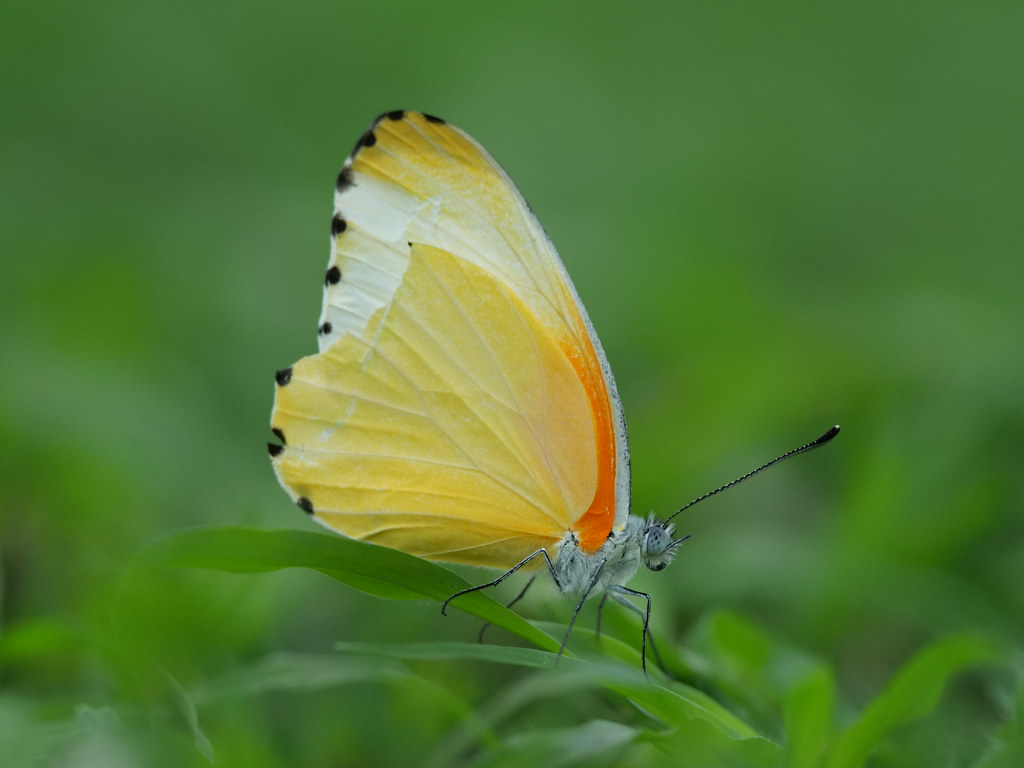
#> input picture src/butterfly.jpg, 1024 x 768 px
$ python ColorDetection.py
#> lines starting #> are read from the running program, lines starting #| are printed output that depends on the picture; after the words box and inside, x2 and y2 are one past the last pixel; in counts of white or black regions, pixels touching at a corner belong together
import cv2
import numpy as np


def empty(a):
    pass

def stackImages(scale, imgArray):
    rows = len(imgArray)
    cols = len(imgArray[0])
    rowsAvailable = isinstance(imgArray[0], list)
    width = imgArray[0][0].shape[1]
    height = imgArray[0][0].shape[0]
    if rowsAvailable:
        for x in range(0, rows):
            for y in range(0, cols):
                if imgArray[x][y].shape[:2] == imgArray[0][0].shape[:2]:
                    imgArray[x][y] = cv2.resize(imgArray[x][y], (0, 0), None, scale, scale)
                else:
                    imgArray[x][y] = cv2.resize(imgArray[x][y], (imgArray[0][0].shape[1], imgArray[0][0].shape[0]),
                                                None, scale, scale)
                if len(imgArray[x][y].shape) == 2: imgArray[x][y] = cv2.cvtColor(imgArray[x][y], cv2.COLOR_GRAY2BGR)
        imageBlank = np.zeros((height, width, 3), np.uint8)
        hor = [imageBlank] * rows
        hor_con = [imageBlank] * rows
        for x in range(0, rows):
            hor[x] = np.hstack(imgArray[x])
        ver = np.vstack(hor)
    else:
        for x in range(0, rows):
            if imgArray[x].shape[:2] == imgArray[0].shape[:2]:
                imgArray[x] = cv2.resize(imgArray[x], (0, 0), None, scale, scale)
            else:
                imgArray[x] = cv2.resize(imgArray[x], (imgArray[0].shape[1], imgArray[0].shape[0]), None, scale, scale)
            if len(imgArray[x].shape) == 2: imgArray[x] = cv2.cvtColor(imgArray[x], cv2.COLOR_GRAY2BGR)
        hor = np.hstack(imgArray)
        ver = hor
    return ver

path = 'src/butterfly.jpg'

# TrackBar
cv2.namedWindow('TrackBars')
cv2.resizeWindow('TrackBars', 400, 250)
cv2.createTrackbar('Hue Min', 'TrackBars', 0, 179, empty)  # opencv only provide 180
cv2.createTrackbar('Hue Max', 'TrackBars', 37, 179, empty)
cv2.createTrackbar('Sat Min', 'TrackBars', 118, 255, empty)
cv2.createTrackbar('Sat Max', 'TrackBars', 226, 255, empty)
cv2.createTrackbar('Val Min', 'TrackBars', 52, 255, empty)
cv2.createTrackbar('Val Max', 'TrackBars', 255, 255, empty)

while True:
    img = cv2.imread(path)
#> img is the input picture: shape (768, 1024, 3); mean B, G, R 54.2, 121.4, 84.1
    imgGray = cv2.cvtColor(img, cv2.COLOR_BGR2GRAY)
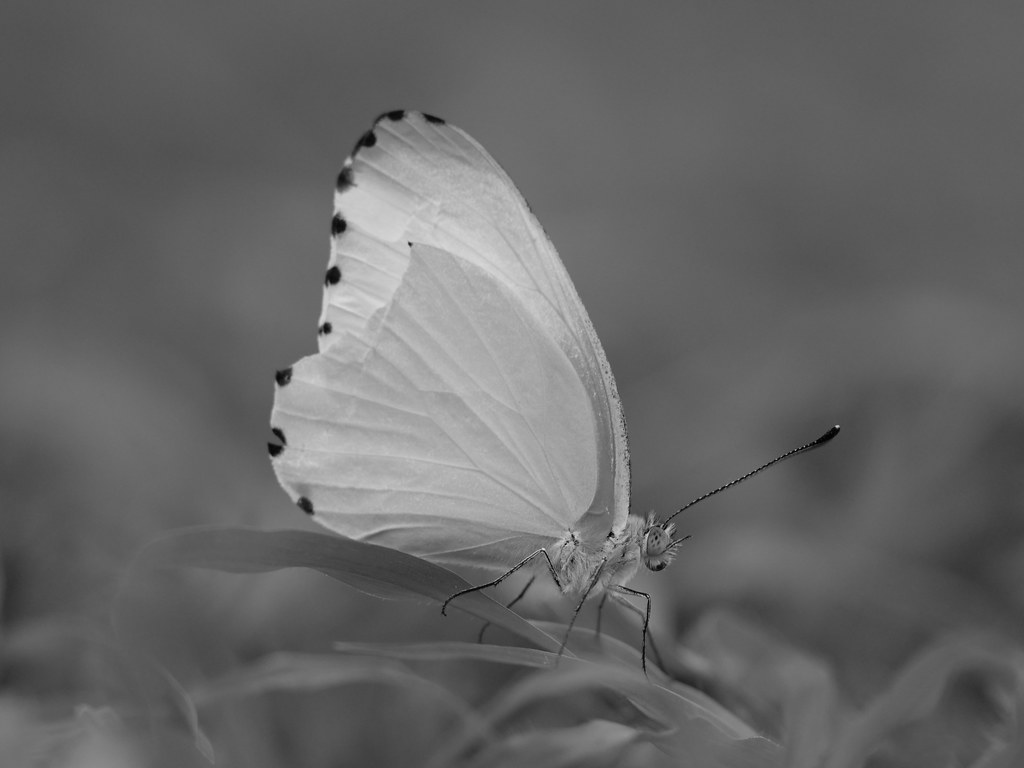
#> imgGray: shape (768, 1024); min 0, max 224, mean 102.6
    imgHSV = cv2.cvtColor(img, cv2.COLOR_BGR2HSV)
#> imgHSV: shape (768, 1024, 3); mean H, S, V 48.8, 145.6, 123
    # black and white
    # threshold, imgBW = cv2.threshold(imgGray, 127, 255, cv2.THRESH_BINARY)

    h_min = cv2.getTrackbarPos('Hue Min', 'TrackBars')
    h_max = cv2.getTrackbarPos('Hue Max', 'TrackBars')
    s_min = cv2.getTrackbarPos('Sat Min', 'TrackBars')
    s_max = cv2.getTrackbarPos('Sat Max', 'TrackBars')
    v_min = cv2.getTrackbarPos('Val Min', 'TrackBars')
    v_max = cv2.getTrackbarPos('Val Max', 'TrackBars')
    print(h_min, h_max, s_min, s_max, v_min, v_max)

    lower = np.array([h_min, s_min, v_min])
    upper = np.array([h_max, s_max, v_max])
    mask = cv2.inRange(imgHSV, lower, upper)
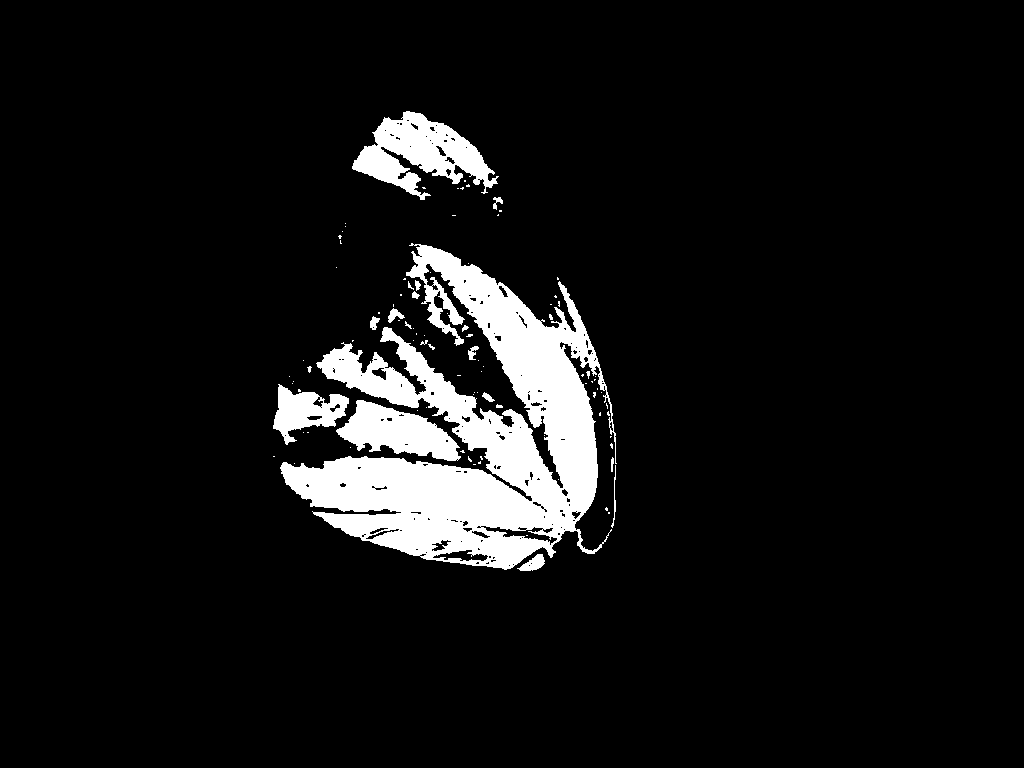
#> mask: shape (768, 1024); 7.8% white; 97 white regions (77 under 20 px), largest, box (x1, y1, x2, y2) and area: (280, 243, 617, 570) 47107, (352, 111, 499, 200) 6159, (336, 400, 461, 461) 4142
    imgResultUnmask = cv2.bitwise_and(img, img, mask=mask)
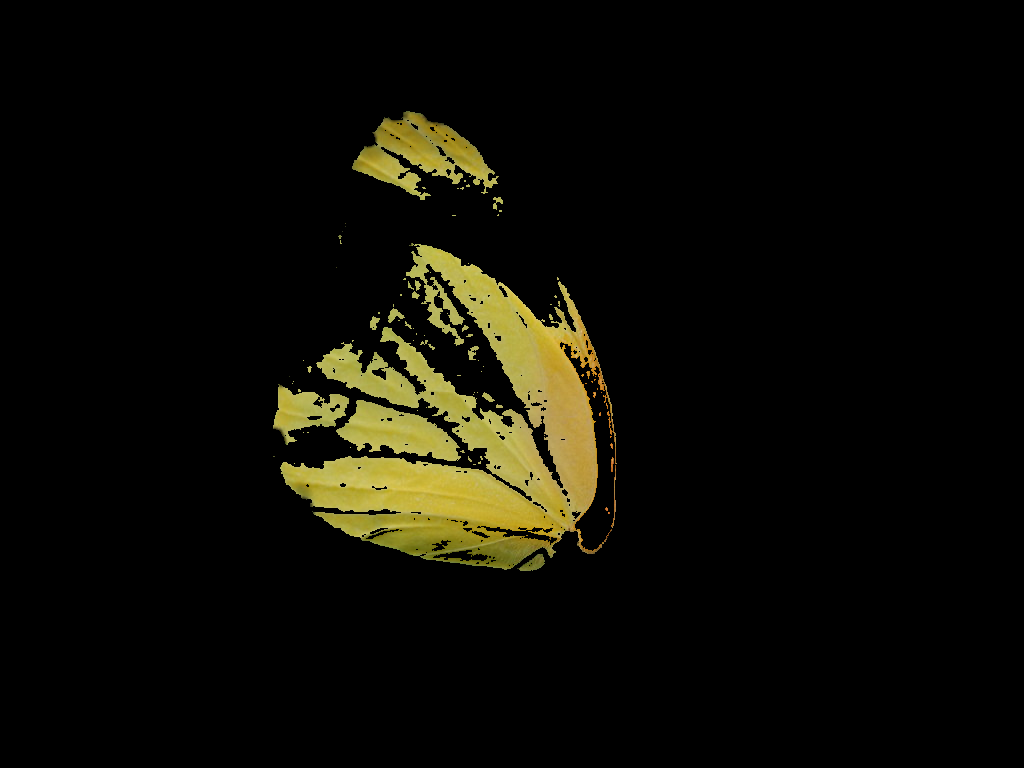
#> imgResultUnmask: shape (768, 1024, 3); mean B, G, R 5.3, 12.9, 14
    imgResultMask = cv2.bitwise_and(img, imgHSV, mask=mask)
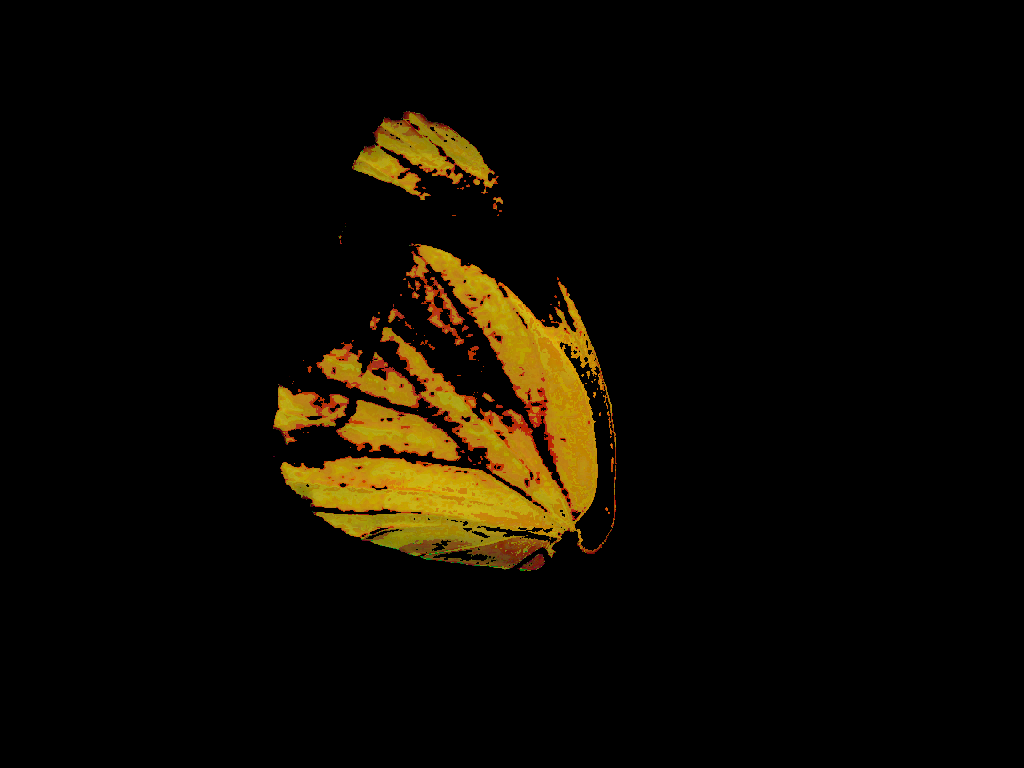
#> imgResultMask: shape (768, 1024, 3); mean B, G, R 1.1, 9.8, 13.9

    overall = stackImages(0.4, ([imgGray, img, imgHSV], [mask, imgResultUnmask, imgResultMask]))
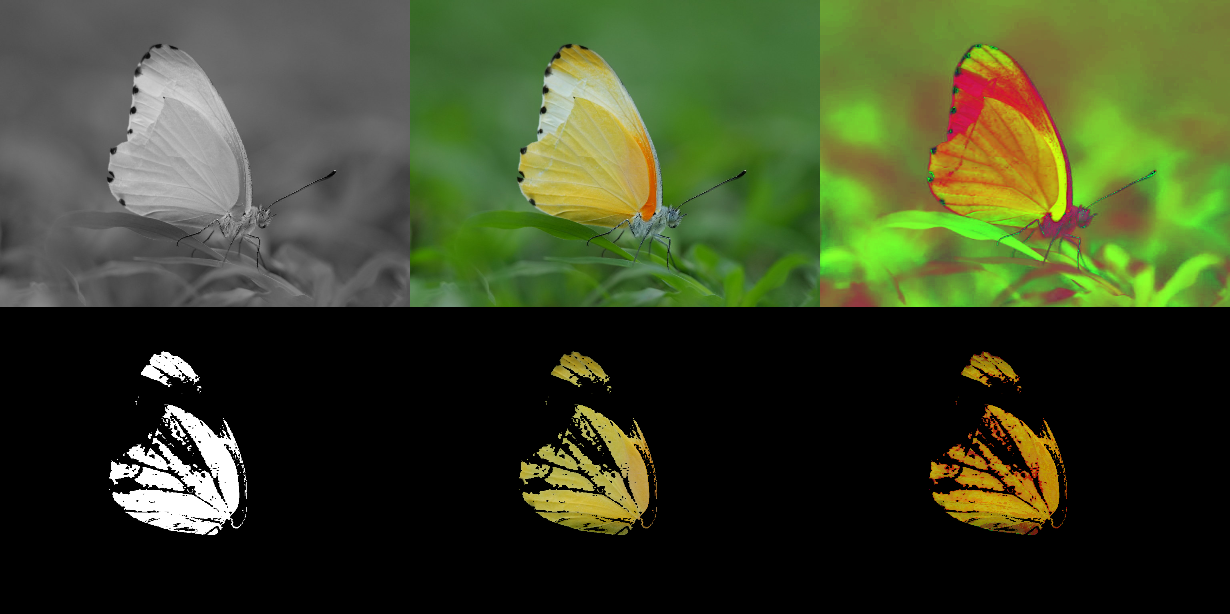
#> overall: shape (614, 1230, 3); mean B, G, R 38.6, 68.6, 59.5
    cv2.imshow('Color Detection', overall)
    cv2.waitKey(1)
